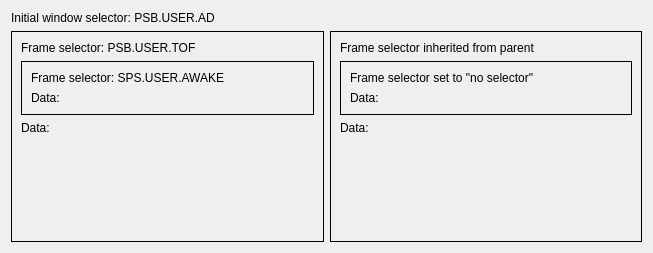
<?xml version="1.0" encoding="UTF-8"?>
<ui version="4.0">
 <class>Form</class>
 <widget class="QWidget" name="Form">
  <property name="geometry">
   <rect>
    <x>0</x>
    <y>0</y>
    <width>653</width>
    <height>253</height>
   </rect>
  </property>
  <property name="windowTitle">
   <string>Form</string>
  </property>
  <layout class="QVBoxLayout" name="verticalLayout_5">
   <item>
    <widget class="QLabel" name="label_5">
     <property name="sizePolicy">
      <sizepolicy hsizetype="Preferred" vsizetype="Minimum">
       <horstretch>0</horstretch>
       <verstretch>0</verstretch>
      </sizepolicy>
     </property>
     <property name="text">
      <string>Initial window selector: PSB.USER.AD</string>
     </property>
    </widget>
   </item>
   <item>
    <layout class="QHBoxLayout" name="horizontalLayout">
     <item>
      <widget class="CContextFrame" name="CContextFrame_2">
       <property name="sizePolicy">
        <sizepolicy hsizetype="Preferred" vsizetype="MinimumExpanding">
         <horstretch>0</horstretch>
         <verstretch>0</verstretch>
        </sizepolicy>
       </property>
       <property name="frameShape">
        <enum>QFrame::Box</enum>
       </property>
       <property name="selector" stdset="0">
        <string>PSB.USER.TOF</string>
       </property>
       <layout class="QVBoxLayout" name="verticalLayout_2">
        <item>
         <widget class="QLabel" name="label_2">
          <property name="text">
           <string>Frame selector: PSB.USER.TOF</string>
          </property>
         </widget>
        </item>
        <item>
         <widget class="CContextFrame" name="CContextFrame_4">
          <property name="frameShape">
           <enum>QFrame::Box</enum>
          </property>
          <property name="selector" stdset="0">
           <string>SPS.USER.AWAKE</string>
          </property>
          <layout class="QVBoxLayout" name="verticalLayout_4">
           <item>
            <widget class="QLabel" name="label_4">
             <property name="text">
              <string>Frame selector: SPS.USER.AWAKE</string>
             </property>
            </widget>
           </item>
           <item>
            <layout class="QFormLayout" name="formLayout_2">
             <item row="0" column="0">
              <widget class="QLabel" name="label_9">
               <property name="text">
                <string>Data:</string>
               </property>
              </widget>
             </item>
             <item row="0" column="1">
              <widget class="CLabel" name="CLabel_4">
               <property name="channel" stdset="0">
                <string notr="true">DemoDevice/Acquisition#Demo</string>
               </property>
              </widget>
             </item>
            </layout>
           </item>
          </layout>
         </widget>
        </item>
        <item>
         <layout class="QFormLayout" name="formLayout_5">
          <item row="0" column="0">
           <widget class="QLabel" name="label_8">
            <property name="text">
             <string>Data:</string>
            </property>
           </widget>
          </item>
          <item row="0" column="1">
           <widget class="CLabel" name="CLabel_2">
            <property name="channel" stdset="0">
             <string notr="true">DemoDevice/Acquisition#Demo</string>
            </property>
           </widget>
          </item>
         </layout>
        </item>
        <item>
         <spacer name="verticalSpacer_2">
          <property name="orientation">
           <enum>Qt::Vertical</enum>
          </property>
          <property name="sizeHint" stdset="0">
           <size>
            <width>20</width>
            <height>40</height>
           </size>
          </property>
         </spacer>
        </item>
       </layout>
      </widget>
     </item>
     <item>
      <widget class="CContextFrame" name="CContextFrame">
       <property name="sizePolicy">
        <sizepolicy hsizetype="Preferred" vsizetype="MinimumExpanding">
         <horstretch>0</horstretch>
         <verstretch>0</verstretch>
        </sizepolicy>
       </property>
       <property name="frameShape">
        <enum>QFrame::Box</enum>
       </property>
       <layout class="QVBoxLayout" name="verticalLayout">
        <item>
         <widget class="QLabel" name="label">
          <property name="text">
           <string>Frame selector inherited from parent</string>
          </property>
         </widget>
        </item>
        <item>
         <widget class="CContextFrame" name="CContextFrame_3">
          <property name="frameShape">
           <enum>QFrame::Box</enum>
          </property>
          <property name="inheritSelector" stdset="0">
           <bool>false</bool>
          </property>
          <layout class="QVBoxLayout" name="verticalLayout_3">
           <item>
            <widget class="QLabel" name="label_3">
             <property name="text">
              <string>Frame selector set to &quot;no selector&quot;</string>
             </property>
            </widget>
           </item>
           <item>
            <layout class="QFormLayout" name="formLayout">
             <item row="0" column="0">
              <widget class="QLabel" name="label_6">
               <property name="text">
                <string>Data:</string>
               </property>
              </widget>
             </item>
             <item row="0" column="1">
              <widget class="CLabel" name="CLabel_3">
               <property name="channel" stdset="0">
                <string notr="true">DemoDevice/Acquisition#Demo</string>
               </property>
              </widget>
             </item>
            </layout>
           </item>
          </layout>
         </widget>
        </item>
        <item>
         <layout class="QFormLayout" name="formLayout_4">
          <item row="0" column="0">
           <widget class="QLabel" name="label_7">
            <property name="text">
             <string>Data:</string>
            </property>
           </widget>
          </item>
          <item row="0" column="1">
           <widget class="CLabel" name="CLabel">
            <property name="channel" stdset="0">
             <string notr="true">DemoDevice/Acquisition#Demo</string>
            </property>
           </widget>
          </item>
         </layout>
        </item>
        <item>
         <spacer name="verticalSpacer">
          <property name="orientation">
           <enum>Qt::Vertical</enum>
          </property>
          <property name="sizeHint" stdset="0">
           <size>
            <width>20</width>
            <height>40</height>
           </size>
          </property>
         </spacer>
        </item>
       </layout>
      </widget>
     </item>
    </layout>
   </item>
  </layout>
 </widget>
 <customwidgets>
  <customwidget>
   <class>PyDMLabel</class>
   <extends>QLabel</extends>
   <header>pydm.widgets.label</header>
  </customwidget>
  <customwidget>
   <class>CContextFrame</class>
   <extends>QFrame</extends>
   <header>comrad.widgets.containers</header>
   <container>1</container>
  </customwidget>
  <customwidget>
   <class>CLabel</class>
   <extends>PyDMLabel</extends>
   <header>comrad.widgets.indicators</header>
  </customwidget>
 </customwidgets>
 <resources/>
 <connections/>
</ui>
